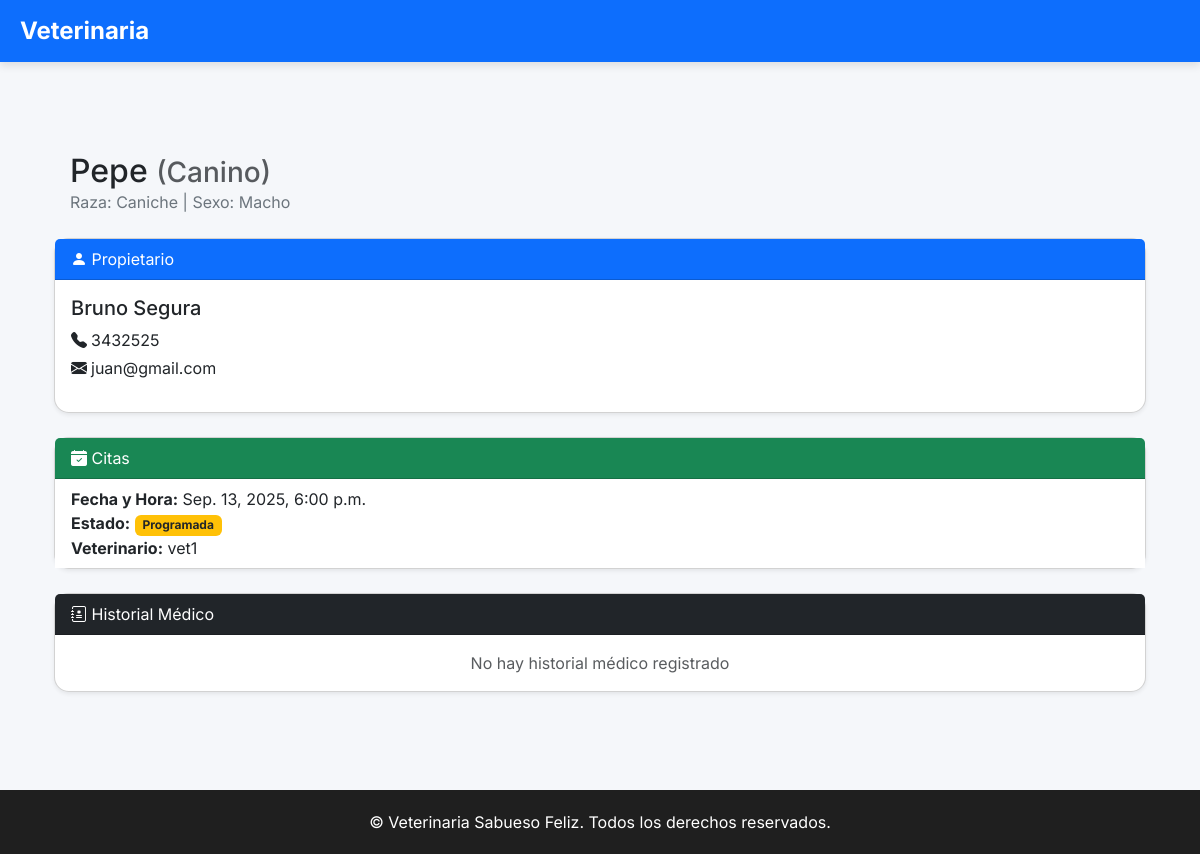
Page /detalle_mascota/3/ on the earlier database version.
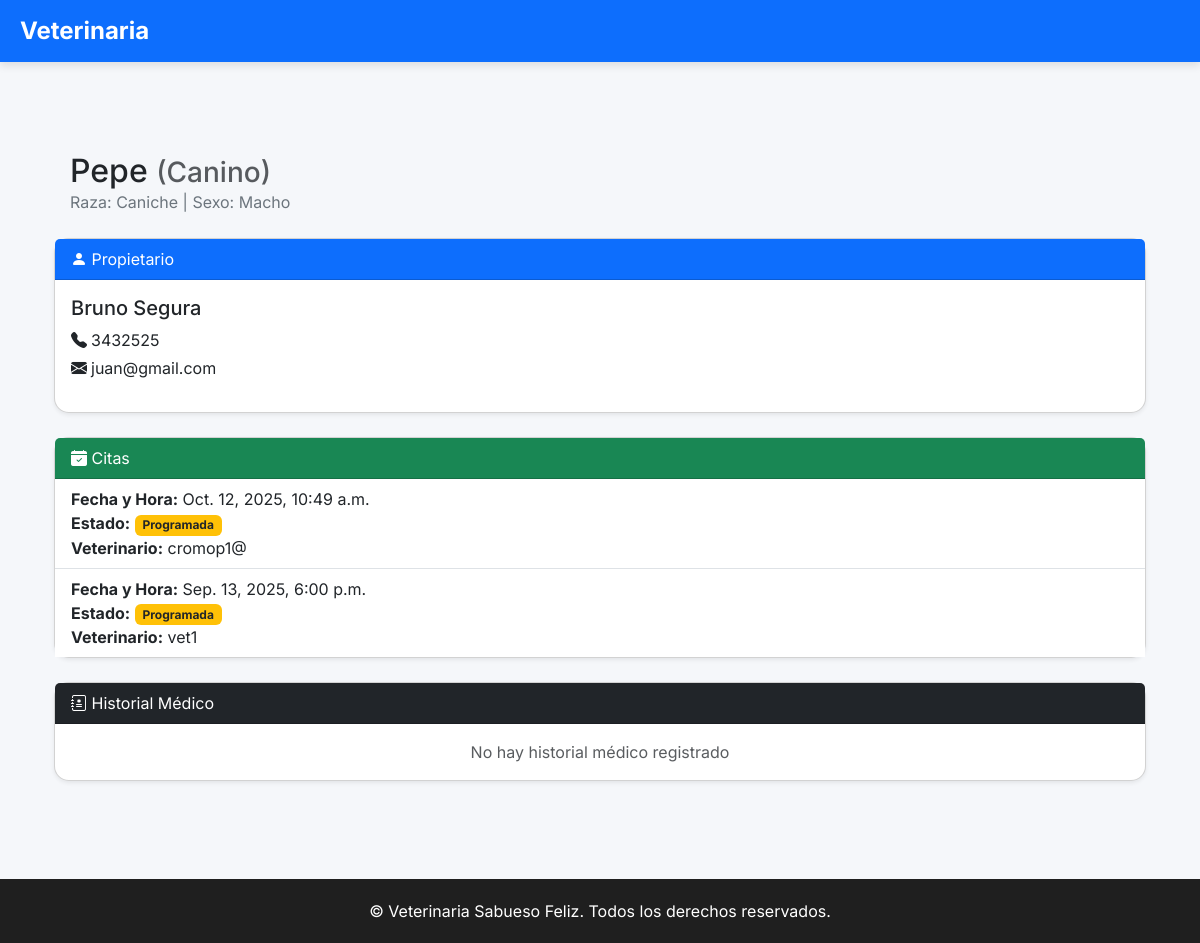
Same page on the later database version.
### Core/models.py (models this page shows, shortened)
class Cita(models.Model):
    ESTADOS = (
        ("programada", "Programada"),
        ("atendida", "Atendida"),
        ("cancelada", "Cancelada"),
    )
    TIPOS = (
        ("consulta", "Consulta"),
        ("vacunacion", "Vacunación"),
        ("cirugia", "Cirugía"),
    )
    paciente = models.ForeignKey(Paciente, on_delete=models.CASCADE)
    veterinario = models.ForeignKey(User, limit_choices_to={"rol": "VET"}, on_delete=models.SET_NULL, null=True)
    fecha_hora = models.DateTimeField()
    duracion = models.IntegerField(default=30)  # duración en minutos
    tipo = models.CharField(max_length=50, choices=TIPOS, default="consulta")
    estado = models.CharField(max_length=20, choices=ESTADOS, default="programada")
    notas = models.TextField(blank=True)

class User(AbstractUser):
    ROLES = (
        ("ADMIN", "Administrador"),
        ("VET", "Veterinario"),
        ("ADMIN_OP", "Administrativo"),
        ("OWNER", "Propietario"),
    )
    rol = models.CharField(max_length=20, choices=ROLES)
    telefono = models.CharField(max_length=20, blank=True)
    direccion = models.CharField(max_length=200, blank=True)
    activo = models.BooleanField(default=True)
    avatar = models.ImageField(upload_to="avatars/", blank=True, null=True)
    especialidad = models.CharField(max_length=100, blank=True)  # para veterinarios

### Core/views.py (the view)
# urls.py: path('mascota/<int:paciente_id>/', views.detalle_mascota, name='detalle_mascota'),
def detalle_mascota(request, paciente_id):
    paciente = get_object_or_404(Paciente, id=paciente_id)
    citas = Cita.objects.filter(paciente=paciente).order_by('-fecha_hora')
    historiales = HistorialMedico.objects.filter(paciente=paciente).order_by('-fecha')
    context = {
        'paciente': paciente,
        'citas': citas,
        'historiales': historiales,
    }
    return render(request, 'core/detalle_mascota_admin.html', context)

### Core/templates/core/detalle_mascota_admin.html (shortened to what this page needs)
{% extends "core/base.html" %}
{% block content %}
<div class="container py-5">
    <div class="d-flex align-items-center mb-4">
        <div>
            <h2 class="mb-0">{{ paciente.nombre }} <small class="text-muted">({{ paciente.especie }})</small></h2>
            <p class="text-secondary mb-0">Raza: {{ paciente.raza }} | Sexo: {{ paciente.sexo }}</p>
        </div>
    </div>
    <div class="card mb-4 shadow-sm">
        <div class="card-header bg-primary text-white">
            <i class="bi bi-person-fill"></i> Propietario
        </div>
        <div class="card-body">
            {% if paciente.propietario %}
                <h5>{{ paciente.propietario.user.get_full_name }}</h5>
                <p class="mb-1"><i class="bi bi-telephone-fill me-1"></i>{{ paciente.propietario.telefono }}</p>
                <p><i class="bi bi-envelope-fill me-1"></i>{{ paciente.propietario.user.email }}</p>
            {% else %}
                <p class="text-muted">Sin propietario registrado</p>
            {% endif %}
        </div>
    </div>
    <div class="card mb-4 shadow-sm">
        <div class="card-header bg-success text-white">
            <i class="bi bi-calendar-check-fill"></i> Citas
        </div>
        <div class="card-body p-0">
            {% if citas %}
            <ul class="list-group list-group-flush">
                {% for cita in citas %}
                <li class="list-group-item d-flex justify-content-between align-items-center flex-column flex-md-row">
                    <div>
                        <strong>Fecha y Hora:</strong> {{ cita.fecha_hora|date:"M. d, Y, g:i a" }} <br>
                        <strong>Estado:</strong>
                        {% if cita.estado == "atendida" %}
                            <span class="badge bg-info text-dark">{{ cita.estado|capfirst }}</span>
                        {% elif cita.estado == "programada" %}
                            <span class="badge bg-warning text-dark">{{ cita.estado|capfirst }}</span>
                        {% else %}
                            <span class="badge bg-secondary">{{ cita.estado|capfirst }}</span>
                        {% endif %}
                        <br>
                        <strong>Veterinario:</strong>
                        {% if cita.veterinario %}
                            {{ cita.veterinario.username }}
                        {% else %}
                            <span class="text-muted">Sin asignar</span>
                        {% endif %}
                    </div>
                </li>
                {% endfor %}
            </ul>
            {% else %}
                <div class="p-3 text-center text-muted">No hay citas registradas</div>
            {% endif %}
        </div>
    </div>
    <div class="card shadow-sm">
        <div class="card-header bg-dark text-white">
            <i class="bi bi-journal-medical"></i> Historial Médico
        </div>
        <div class="card-body p-0">
            {% if historiales %}
            <div class="table-responsive">
                <table class="table table-hover mb-0">
                    <thead class="table-light">
                        <tr>
                            <th>Fecha</th>
                            <th>Diagnóstico</th>
                            <th>Tratamiento</th>
                            <th>Notas</th>
                        </tr>
                    </thead>
                    <tbody>
                        {% for hist in historiales %}
                        <tr>
                            <td>{{ hist.fecha|date:"M. d, Y" }}</td>
                            <td>{{ hist.diagnostico }}</td>
                            <td>{{ hist.tratamiento }}</td>
                            <td>{% if hist.notas %}{{ hist.notas }}{% else %}-{% endif %}</td>
                        </tr>
                        {% endfor %}
                    </tbody>
                </table>
            </div>
            {% else %}
                <div class="p-3 text-center text-muted">No hay historial médico registrado</div>
            {% endif %}
        </div>
    </div>
</div>
{% endblock %}

Differences in the rows shown:
added Cita: fecha_hora "Oct. 12, 2025, 10:49 a.m.", estado "Programada", veterinario.username "cromop1@"
